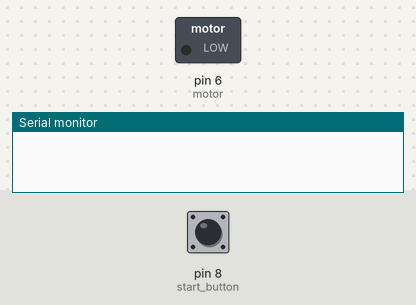
A sketch run on a simulated Arduino Uno, built with avr-gcc and run on an emulated ATmega328P. Shown: switched loads named in the sketch (green lamp = pin HIGH), the last lines printed to the serial monitor. The test bench sets the inputs (shaded band); at power-on: pin 8 (start_button) LOW.

Above: at 1.2 s.
1.3 s: pin 8 (start_button) pulled HIGH for 0.15 s
At 2.7 s:
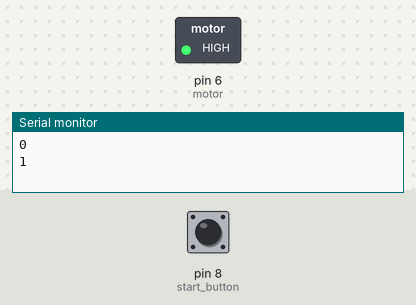
Timing chart, 0 to 13.8 s (numbered marks = the images above; inputs shaded):
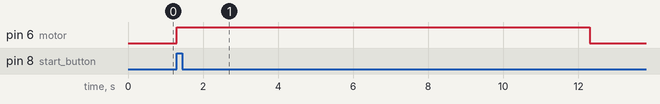

Measured:
- after the input at 1.3 s, pin 6 (motor): LOW → HIGH at once, → LOW 11.0 s later

The sketch:

teller_forLoop_variabler.ino
```cpp
/*
This is a comment block!
*/
const int motor = 6;  //PWM --> base of Tip122, collector of Tip122 --> motor
const int start_button = 8;

int buttonState;

void setup() {
  Serial.begin(9600);

  pinMode(start_button, INPUT);
  pinMode(motor, OUTPUT);

}

void loop() {
  buttonState = digitalRead(start_button);

  if(buttonState == HIGH){
      int start_val = 0;
      int end_val = 10;

      for(int i = start_val; i <= end_val; i++){
        Serial.println(i);
        analogWrite(motor, 255);
        delay(1000);
      }
  }
  else{
     //analogWrite(motor, 0);
      digitalWrite(motor, LOW);
  }


}
```
